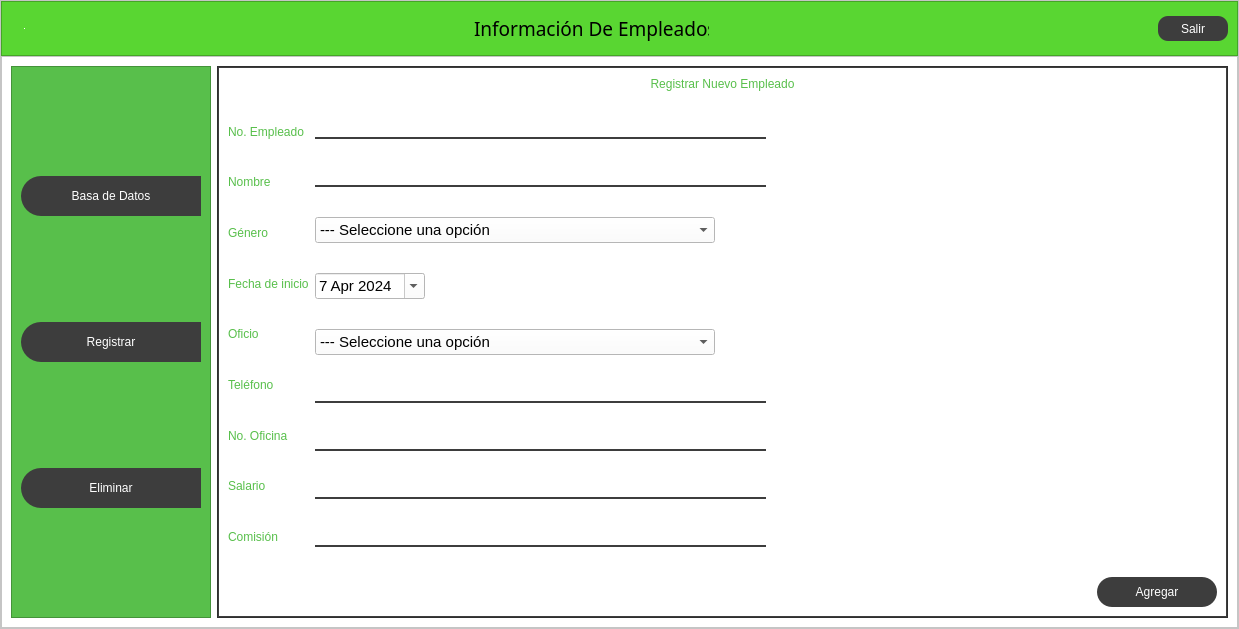
<?xml version="1.0" encoding="UTF-8"?>
<ui version="4.0">
 <class>MainWindow</class>
 <widget class="QMainWindow" name="MainWindow">
  <property name="geometry">
   <rect>
    <x>0</x>
    <y>0</y>
    <width>1239</width>
    <height>629</height>
   </rect>
  </property>
  <property name="windowTitle">
   <string>Información Empleados</string>
  </property>
  <widget class="QWidget" name="centralwidget">
   <layout class="QVBoxLayout" name="verticalLayout">
    <property name="spacing">
     <number>0</number>
    </property>
    <property name="leftMargin">
     <number>0</number>
    </property>
    <property name="topMargin">
     <number>0</number>
    </property>
    <property name="rightMargin">
     <number>0</number>
    </property>
    <property name="bottomMargin">
     <number>0</number>
    </property>
    <item>
     <widget class="QFrame" name="frame">
      <property name="styleSheet">
       <string notr="true">background-color: rgb(255, 255, 255);</string>
      </property>
      <property name="frameShape">
       <enum>QFrame::StyledPanel</enum>
      </property>
      <property name="frameShadow">
       <enum>QFrame::Raised</enum>
      </property>
      <layout class="QVBoxLayout" name="verticalLayout_2" stretch="1,8">
       <property name="spacing">
        <number>0</number>
       </property>
       <property name="leftMargin">
        <number>0</number>
       </property>
       <property name="topMargin">
        <number>0</number>
       </property>
       <property name="rightMargin">
        <number>0</number>
       </property>
       <property name="bottomMargin">
        <number>0</number>
       </property>
       <item>
        <widget class="QFrame" name="frame_superior">
         <property name="maximumSize">
          <size>
           <width>16777215</width>
           <height>55</height>
          </size>
         </property>
         <property name="styleSheet">
          <string notr="true">QFrame{
background-color: rgb(89, 214, 50);
}

QPushButton{
background-color: #000000ff;
border-radius: 20px;
}

QPushButton:hover{
background-color: #afffab;
border-radius: 20px;
}</string>
         </property>
         <property name="frameShape">
          <enum>QFrame::StyledPanel</enum>
         </property>
         <property name="frameShadow">
          <enum>QFrame::Raised</enum>
         </property>
         <layout class="QHBoxLayout" name="horizontalLayout_10">
          <item>
           <widget class="QLabel" name="label_16">
            <property name="maximumSize">
             <size>
              <width>150</width>
              <height>16777215</height>
             </size>
            </property>
            <property name="styleSheet">
             <string notr="true">background-color: transparent;</string>
            </property>
            <property name="text">
             <string/>
            </property>
            <property name="pixmap">
             <pixmap>../img/logo.png</pixmap>
            </property>
            <property name="scaledContents">
             <bool>true</bool>
            </property>
           </widget>
          </item>
          <item>
           <widget class="QLineEdit" name="act_orden">
            <property name="minimumSize">
             <size>
              <width>0</width>
              <height>0</height>
             </size>
            </property>
            <property name="maximumSize">
             <size>
              <width>1</width>
              <height>1</height>
             </size>
            </property>
           </widget>
          </item>
          <item>
           <spacer name="horizontalSpacer_7">
            <property name="orientation">
             <enum>Qt::Horizontal</enum>
            </property>
            <property name="sizeHint" stdset="0">
             <size>
              <width>40</width>
              <height>20</height>
             </size>
            </property>
           </spacer>
          </item>
          <item>
           <widget class="QLabel" name="label_19">
            <property name="maximumSize">
             <size>
              <width>235</width>
              <height>16777215</height>
             </size>
            </property>
            <property name="font">
             <font>
              <family>Monotype Koufi</family>
              <pointsize>14</pointsize>
             </font>
            </property>
            <property name="styleSheet">
             <string notr="true">color: rgb(0, 170, 0);
color: rgb(0, 0, 0);</string>
            </property>
            <property name="text">
             <string>Información De Empleados</string>
            </property>
           </widget>
          </item>
          <item>
           <spacer name="horizontalSpacer_8">
            <property name="orientation">
             <enum>Qt::Horizontal</enum>
            </property>
            <property name="sizeHint" stdset="0">
             <size>
              <width>40</width>
              <height>20</height>
             </size>
            </property>
           </spacer>
          </item>
          <item>
           <widget class="QPushButton" name="btnSalir">
            <property name="minimumSize">
             <size>
              <width>70</width>
              <height>25</height>
             </size>
            </property>
            <property name="styleSheet">
             <string notr="true">QPushButton{
background-color: rgb(61, 61, 61);
border-radius: 10%;
color: rgb(255, 255, 255);
font: 77 10pt&quot;Arial Black&quot;;
}

QPushButton:hover{
    background-color: rgb(100, 100, 100);
    border-radius: 15%;
  
	color: rgb(255, 255, 255);
    font: 77 10pt &quot;Arial Black&quot;; /* Mantiene el estilo de la fuente */
}</string>
            </property>
            <property name="text">
             <string>Salir</string>
            </property>
           </widget>
          </item>
         </layout>
        </widget>
       </item>
       <item>
        <widget class="QFrame" name="frame_contenido">
         <property name="frameShape">
          <enum>QFrame::StyledPanel</enum>
         </property>
         <property name="frameShadow">
          <enum>QFrame::Raised</enum>
         </property>
         <layout class="QHBoxLayout" name="horizontalLayout">
          <item>
           <widget class="QFrame" name="frame_control">
            <property name="minimumSize">
             <size>
              <width>200</width>
              <height>0</height>
             </size>
            </property>
            <property name="maximumSize">
             <size>
              <width>0</width>
              <height>16777215</height>
             </size>
            </property>
            <property name="styleSheet">
             <string notr="true">QFrame{
	background-color: rgb(88, 191, 75);
}


QPushButton{
background-color: rgb(61, 61, 61);
border-top-left-radius: 20px;
border-bottom-left-radius: 20px;
color: rgb(255, 255, 255);
font: 77 10pt &quot;Arial Black&quot;;
}

QPushButton:hover{
background-color: White;
border-top-left-radius: 20px;
border-bottom-left-radius: 20px;
color: rgb(0, 0, 0);
font: 77 10pt &quot;Arial Black&quot;;
}</string>
            </property>
            <property name="frameShape">
             <enum>QFrame::StyledPanel</enum>
            </property>
            <property name="frameShadow">
             <enum>QFrame::Raised</enum>
            </property>
            <layout class="QVBoxLayout" name="verticalLayout_3">
             <item>
              <widget class="QPushButton" name="btn_datos">
               <property name="minimumSize">
                <size>
                 <width>0</width>
                 <height>40</height>
                </size>
               </property>
               <property name="text">
                <string>Basa de Datos</string>
               </property>
              </widget>
             </item>
             <item>
              <widget class="QPushButton" name="btn_registrar">
               <property name="minimumSize">
                <size>
                 <width>0</width>
                 <height>40</height>
                </size>
               </property>
               <property name="text">
                <string>Registrar</string>
               </property>
              </widget>
             </item>
             <item>
              <widget class="QPushButton" name="btn_eliminar">
               <property name="minimumSize">
                <size>
                 <width>0</width>
                 <height>40</height>
                </size>
               </property>
               <property name="text">
                <string>Eliminar</string>
               </property>
              </widget>
             </item>
            </layout>
           </widget>
          </item>
          <item>
           <widget class="QFrame" name="frame_paginas">
            <property name="styleSheet">
             <string notr="true">QFrame {
background-color: rgb(61, 61, 61);
}

QLabel{
font: 87 12pt&quot;Arial Black&quot;;
background-color:#000000ff;
color: rgb(88, 191, 75);
border:0px solid #14C8DC
}

QLineEdit{
border: 0px;
color: rgb(0, 0, 0);
border-bottom:2px solid rgb(61,61,61);
font: 75 12pt &quot;Times New Roman&quot;;
}

QPushButton{
background-color: rgb(61, 61, 61);
border-radius: 15px;
color: rgb(255, 255, 255);
font: 77 10pt&quot;Arial Black&quot;;
}

QPushButton:hover{
background-color: rgb(89, 214, 50);
border-radius: 15px;
color: rgb(0, 0, 0);
font: 77 10pt&quot;Arial Black&quot;;
}

QTableWldget {
background-color: rgb(89, 214, 50);
color: rgb(255, 255, 255);
gridline-color: rgb(0, 206, 151);
font-size: 12pt;

}

QHeaderView::section {
background-color: rgb(89, 214, 50);
border: 1px solid rgb(0, 0, 0);
font-size: 12pt;
}

QTableWidget QTableCornerButton::section {
background-color: rgb(0, 0, 0);
border: 1px solid rgb(0, 206, 151);
}
</string>
            </property>
            <property name="frameShape">
             <enum>QFrame::StyledPanel</enum>
            </property>
            <property name="frameShadow">
             <enum>QFrame::Raised</enum>
            </property>
            <layout class="QVBoxLayout" name="verticalLayout_4">
             <property name="spacing">
              <number>0</number>
             </property>
             <property name="leftMargin">
              <number>1</number>
             </property>
             <property name="topMargin">
              <number>1</number>
             </property>
             <property name="rightMargin">
              <number>1</number>
             </property>
             <property name="bottomMargin">
              <number>1</number>
             </property>
             <item>
              <widget class="QStackedWidget" name="stackedWidget">
               <property name="currentIndex">
                <number>4</number>
               </property>
               <widget class="QWidget" name="page_datos">
                <layout class="QVBoxLayout" name="verticalLayout_5">
                 <item>
                  <widget class="QLabel" name="label">
                   <property name="text">
                    <string>Datos de los empleados</string>
                   </property>
                   <property name="alignment">
                    <set>Qt::AlignCenter</set>
                   </property>
                  </widget>
                 </item>
                 <item>
                  <widget class="QTableWidget" name="tabla_llamadas">
                   <property name="styleSheet">
                    <string notr="true">color: rgb(255, 255, 255);</string>
                   </property>
                   <column>
                    <property name="text">
                     <string>No. Empleado</string>
                    </property>
                   </column>
                   <column>
                    <property name="text">
                     <string>Nombre</string>
                    </property>
                   </column>
                   <column>
                    <property name="text">
                     <string>Género</string>
                    </property>
                   </column>
                   <column>
                    <property name="text">
                     <string>Fecha de Inicio</string>
                    </property>
                   </column>
                   <column>
                    <property name="text">
                     <string>Oficio</string>
                    </property>
                   </column>
                   <column>
                    <property name="text">
                     <string>Teléfono</string>
                    </property>
                   </column>
                   <column>
                    <property name="text">
                     <string>No. Oficina</string>
                    </property>
                   </column>
                   <column>
                    <property name="text">
                     <string>Salario</string>
                    </property>
                   </column>
                   <column>
                    <property name="text">
                     <string>Comisión</string>
                    </property>
                   </column>
                  </widget>
                 </item>
                 <item>
                  <layout class="QHBoxLayout" name="horizontalLayout_2">
                   <item>
                    <spacer name="horizontalSpacer">
                     <property name="orientation">
                      <enum>Qt::Horizontal</enum>
                     </property>
                     <property name="sizeHint" stdset="0">
                      <size>
                       <width>40</width>
                       <height>20</height>
                      </size>
                     </property>
                    </spacer>
                   </item>
                   <item>
                    <widget class="QPushButton" name="btn_refrescar">
                     <property name="minimumSize">
                      <size>
                       <width>120</width>
                       <height>30</height>
                      </size>
                     </property>
                     <property name="text">
                      <string>Refrescar</string>
                     </property>
                    </widget>
                   </item>
                  </layout>
                 </item>
                </layout>
               </widget>
               <widget class="QWidget" name="page_actualizar">
                <layout class="QVBoxLayout" name="verticalLayout_11"/>
               </widget>
               <widget class="QWidget" name="page_eliminar">
                <layout class="QVBoxLayout" name="verticalLayout_12">
                 <item>
                  <widget class="QLabel" name="label_9">
                   <property name="text">
                    <string>Eliminar Empleado</string>
                   </property>
                   <property name="alignment">
                    <set>Qt::AlignCenter</set>
                   </property>
                  </widget>
                 </item>
                 <item>
                  <layout class="QHBoxLayout" name="horizontalLayout_9">
                   <item>
                    <widget class="QLabel" name="label_18">
                     <property name="text">
                      <string>No. Empleado</string>
                     </property>
                    </widget>
                   </item>
                   <item>
                    <widget class="QLineEdit" name="eliminar_buscar"/>
                   </item>
                   <item>
                    <widget class="QPushButton" name="btn_buscar_borrar">
                     <property name="minimumSize">
                      <size>
                       <width>100</width>
                       <height>30</height>
                      </size>
                     </property>
                     <property name="text">
                      <string>Buscar</string>
                     </property>
                    </widget>
                   </item>
                  </layout>
                 </item>
                 <item>
                  <widget class="QTableWidget" name="tabla_borrar">
                   <property name="styleSheet">
                    <string notr="true">color: rgb(255, 255, 255);</string>
                   </property>
                   <column>
                    <property name="text">
                     <string>No. Empleado</string>
                    </property>
                   </column>
                   <column>
                    <property name="text">
                     <string>Nombre</string>
                    </property>
                   </column>
                   <column>
                    <property name="text">
                     <string>Género</string>
                    </property>
                   </column>
                   <column>
                    <property name="text">
                     <string>Fecha de Inicio</string>
                    </property>
                   </column>
                   <column>
                    <property name="text">
                     <string>Oficio</string>
                    </property>
                   </column>
                   <column>
                    <property name="text">
                     <string>Télefono</string>
                    </property>
                   </column>
                   <column>
                    <property name="text">
                     <string>No. Oficina</string>
                    </property>
                   </column>
                   <column>
                    <property name="text">
                     <string>Salario</string>
                    </property>
                   </column>
                   <column>
                    <property name="text">
                     <string>Comisión</string>
                    </property>
                   </column>
                  </widget>
                 </item>
                 <item>
                  <layout class="QHBoxLayout" name="horizontalLayout_8">
                   <item>
                    <widget class="QLabel" name="signal_eliminacion">
                     <property name="minimumSize">
                      <size>
                       <width>200</width>
                       <height>30</height>
                      </size>
                     </property>
                     <property name="text">
                      <string/>
                     </property>
                    </widget>
                   </item>
                   <item>
                    <spacer name="horizontalSpacer_6">
                     <property name="orientation">
                      <enum>Qt::Horizontal</enum>
                     </property>
                     <property name="sizeHint" stdset="0">
                      <size>
                       <width>40</width>
                       <height>20</height>
                      </size>
                     </property>
                    </spacer>
                   </item>
                   <item>
                    <widget class="QPushButton" name="btn_borrar">
                     <property name="minimumSize">
                      <size>
                       <width>120</width>
                       <height>30</height>
                      </size>
                     </property>
                     <property name="text">
                      <string>Eliminar</string>
                     </property>
                    </widget>
                   </item>
                  </layout>
                 </item>
                </layout>
               </widget>
               <widget class="QWidget" name="page_ajustes"/>
               <widget class="QWidget" name="page_registrar">
                <layout class="QVBoxLayout" name="verticalLayout_8">
                 <item>
                  <widget class="QLabel" name="label_7">
                   <property name="text">
                    <string>Registrar Nuevo Empleado</string>
                   </property>
                   <property name="alignment">
                    <set>Qt::AlignCenter</set>
                   </property>
                  </widget>
                 </item>
                 <item>
                  <spacer name="verticalSpacer_2">
                   <property name="orientation">
                    <enum>Qt::Vertical</enum>
                   </property>
                   <property name="sizeHint" stdset="0">
                    <size>
                     <width>18</width>
                     <height>23</height>
                    </size>
                   </property>
                  </spacer>
                 </item>
                 <item>
                  <layout class="QHBoxLayout" name="horizontalLayout_3">
                   <item>
                    <layout class="QVBoxLayout" name="verticalLayout_7">
                     <property name="spacing">
                      <number>30</number>
                     </property>
                     <item>
                      <widget class="QLabel" name="label_2">
                       <property name="text">
                        <string>No. Empleado</string>
                       </property>
                      </widget>
                     </item>
                     <item>
                      <widget class="QLabel" name="label_3">
                       <property name="text">
                        <string>Nombre</string>
                       </property>
                      </widget>
                     </item>
                     <item>
                      <widget class="QLabel" name="label_5">
                       <property name="text">
                        <string>Género</string>
                       </property>
                      </widget>
                     </item>
                     <item>
                      <widget class="QLabel" name="label_8">
                       <property name="text">
                        <string>Fecha de inicio</string>
                       </property>
                      </widget>
                     </item>
                     <item>
                      <widget class="QLabel" name="label_20">
                       <property name="text">
                        <string>Oficio</string>
                       </property>
                      </widget>
                     </item>
                     <item>
                      <widget class="QLabel" name="label_4">
                       <property name="text">
                        <string>Teléfono</string>
                       </property>
                      </widget>
                     </item>
                     <item>
                      <widget class="QLabel" name="label_6">
                       <property name="text">
                        <string>No. Oficina</string>
                       </property>
                      </widget>
                     </item>
                     <item>
                      <widget class="QLabel" name="label_21">
                       <property name="text">
                        <string>Salario</string>
                       </property>
                      </widget>
                     </item>
                     <item>
                      <widget class="QLabel" name="label_22">
                       <property name="text">
                        <string>Comisión</string>
                       </property>
                      </widget>
                     </item>
                    </layout>
                   </item>
                   <item>
                    <layout class="QVBoxLayout" name="verticalLayout_6">
                     <property name="spacing">
                      <number>30</number>
                     </property>
                     <item>
                      <widget class="QLineEdit" name="reg_nEmpleado"/>
                     </item>
                     <item>
                      <widget class="QLineEdit" name="reg_nombre"/>
                     </item>
                     <item>
                      <widget class="QComboBox" name="reg_genero">
                       <property name="maximumSize">
                        <size>
                         <width>400</width>
                         <height>16777215</height>
                        </size>
                       </property>
                       <property name="font">
                        <font>
                         <pointsize>11</pointsize>
                        </font>
                       </property>
                       <property name="styleSheet">
                        <string notr="true">background-color: rgb(255, 255, 255);</string>
                       </property>
                       <item>
                        <property name="text">
                         <string>--- Seleccione una opción</string>
                        </property>
                       </item>
                       <item>
                        <property name="text">
                         <string>Masculino</string>
                        </property>
                       </item>
                       <item>
                        <property name="text">
                         <string>Femenino</string>
                        </property>
                       </item>
                      </widget>
                     </item>
                     <item>
                      <widget class="QDateEdit" name="reg_fecha">
                       <property name="maximumSize">
                        <size>
                         <width>110</width>
                         <height>16777215</height>
                        </size>
                       </property>
                       <property name="font">
                        <font>
                         <pointsize>11</pointsize>
                        </font>
                       </property>
                       <property name="styleSheet">
                        <string notr="true">background-color: rgb(255, 255, 255);</string>
                       </property>
                       <property name="readOnly">
                        <bool>false</bool>
                       </property>
                       <property name="dateTime">
                        <datetime>
                         <hour>6</hour>
                         <minute>0</minute>
                         <second>0</second>
                         <year>2024</year>
                         <month>4</month>
                         <day>7</day>
                        </datetime>
                       </property>
                       <property name="calendarPopup">
                        <bool>true</bool>
                       </property>
                       <property name="date">
                        <date>
                         <year>2024</year>
                         <month>4</month>
                         <day>7</day>
                        </date>
                       </property>
                      </widget>
                     </item>
                     <item>
                      <widget class="QComboBox" name="reg_oficio">
                       <property name="maximumSize">
                        <size>
                         <width>400</width>
                         <height>16777215</height>
                        </size>
                       </property>
                       <property name="font">
                        <font>
                         <pointsize>11</pointsize>
                        </font>
                       </property>
                       <property name="styleSheet">
                        <string notr="true">background-color: rgb(255, 255, 255);</string>
                       </property>
                       <item>
                        <property name="text">
                         <string>--- Seleccione una opción</string>
                        </property>
                       </item>
                       <item>
                        <property name="text">
                         <string>Ejecutivo de ventas</string>
                        </property>
                       </item>
                       <item>
                        <property name="text">
                         <string>Gestor de cuentas</string>
                        </property>
                       </item>
                       <item>
                        <property name="text">
                         <string>Cajero</string>
                        </property>
                       </item>
                       <item>
                        <property name="text">
                         <string>Atención al cliente</string>
                        </property>
                       </item>
                       <item>
                        <property name="text">
                         <string>Logística y operaciones</string>
                        </property>
                       </item>
                       <item>
                        <property name="text">
                         <string>Recursos humanos</string>
                        </property>
                       </item>
                       <item>
                        <property name="text">
                         <string>Marketing y comunicaciones</string>
                        </property>
                       </item>
                       <item>
                        <property name="text">
                         <string>Tecnología de la información</string>
                        </property>
                       </item>
                      </widget>
                     </item>
                     <item>
                      <widget class="QLineEdit" name="reg_telefono"/>
                     </item>
                     <item>
                      <widget class="QLineEdit" name="reg_nOficina"/>
                     </item>
                     <item>
                      <widget class="QLineEdit" name="reg_salario"/>
                     </item>
                     <item>
                      <widget class="QLineEdit" name="reg_comision"/>
                     </item>
                    </layout>
                   </item>
                   <item>
                    <spacer name="horizontalSpacer_3">
                     <property name="orientation">
                      <enum>Qt::Horizontal</enum>
                     </property>
                     <property name="sizeHint" stdset="0">
                      <size>
                       <width>40</width>
                       <height>20</height>
                      </size>
                     </property>
                    </spacer>
                   </item>
                  </layout>
                 </item>
                 <item>
                  <spacer name="verticalSpacer">
                   <property name="orientation">
                    <enum>Qt::Vertical</enum>
                   </property>
                   <property name="sizeHint" stdset="0">
                    <size>
                     <width>20</width>
                     <height>23</height>
                    </size>
                   </property>
                  </spacer>
                 </item>
                 <item>
                  <layout class="QHBoxLayout" name="horizontalLayout_4">
                   <item>
                    <widget class="QLabel" name="signal_registrar">
                     <property name="minimumSize">
                      <size>
                       <width>200</width>
                       <height>30</height>
                      </size>
                     </property>
                     <property name="text">
                      <string/>
                     </property>
                     <property name="alignment">
                      <set>Qt::AlignCenter</set>
                     </property>
                    </widget>
                   </item>
                   <item>
                    <spacer name="horizontalSpacer_2">
                     <property name="orientation">
                      <enum>Qt::Horizontal</enum>
                     </property>
                     <property name="sizeHint" stdset="0">
                      <size>
                       <width>40</width>
                       <height>20</height>
                      </size>
                     </property>
                    </spacer>
                   </item>
                   <item>
                    <widget class="QPushButton" name="btn_agregar">
                     <property name="minimumSize">
                      <size>
                       <width>120</width>
                       <height>30</height>
                      </size>
                     </property>
                     <property name="text">
                      <string>Agregar</string>
                     </property>
                    </widget>
                   </item>
                  </layout>
                 </item>
                </layout>
               </widget>
              </widget>
             </item>
            </layout>
           </widget>
          </item>
         </layout>
        </widget>
       </item>
      </layout>
     </widget>
    </item>
   </layout>
  </widget>
 </widget>
 <resources/>
 <connections/>
</ui>
